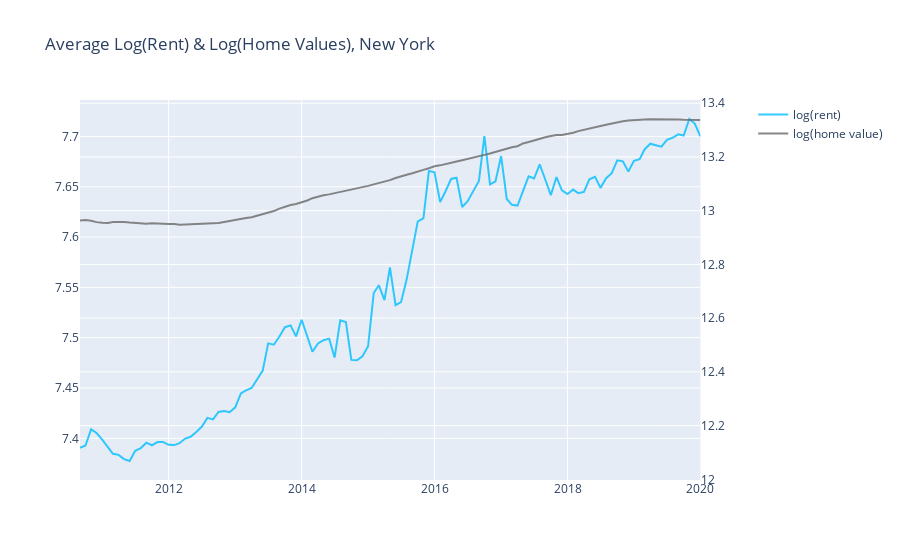
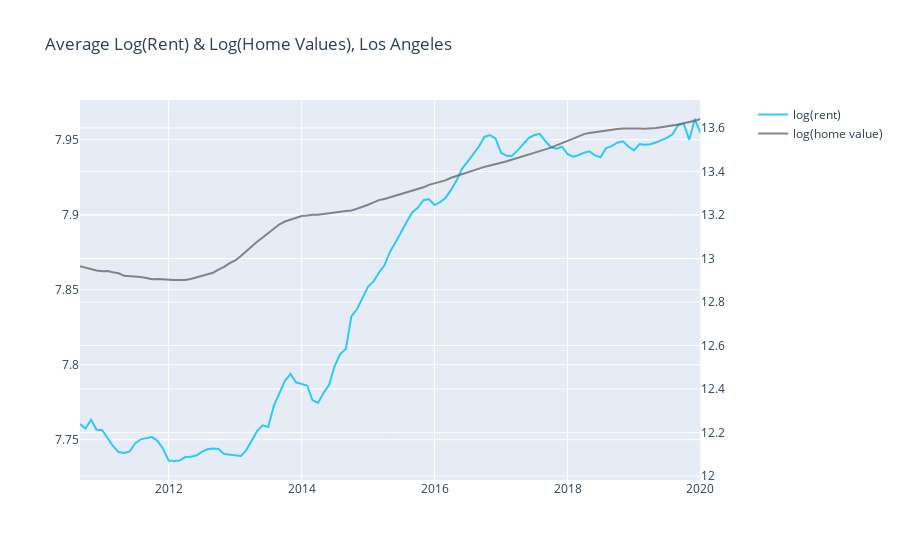
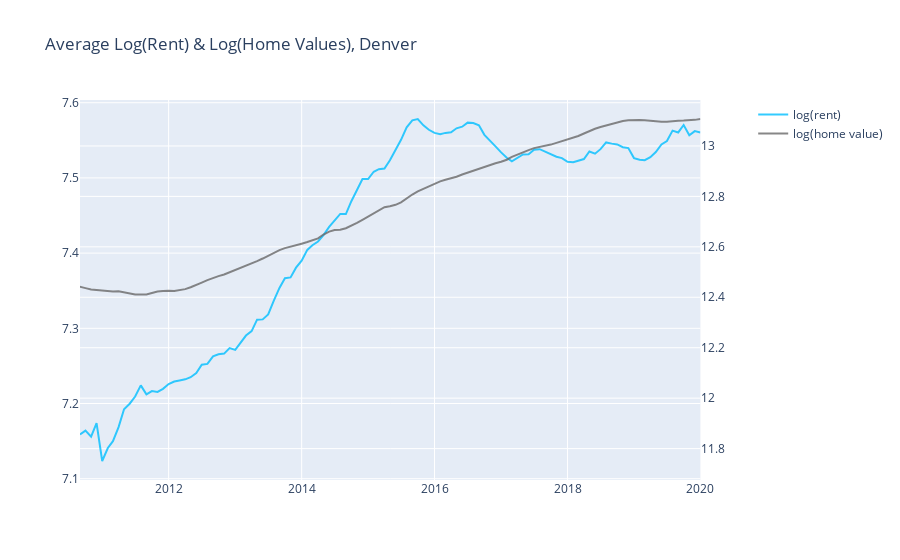
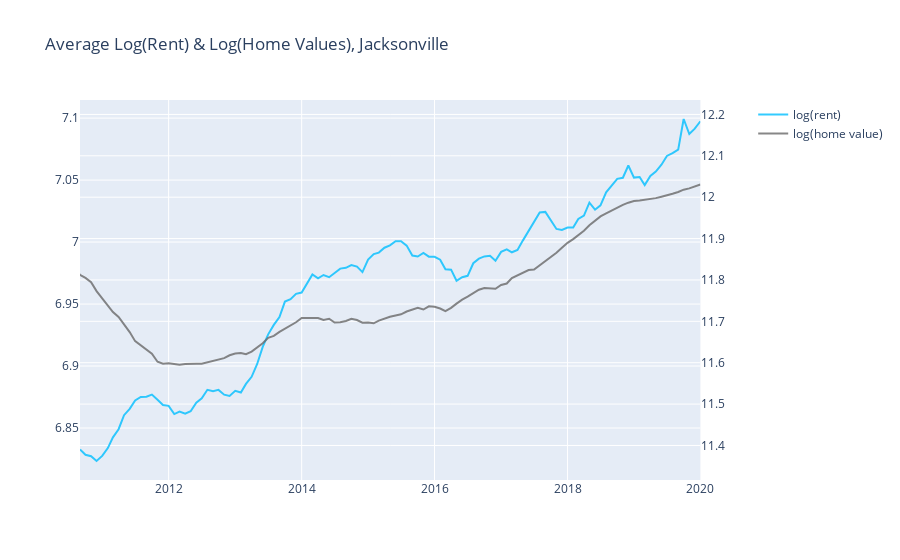

Notebook code for these charts, in order:
### Code cell
# plot log-rents and log-prices of cities of interest

for i in list(set(OUTPERFORM_CITIES) | set(LARGEST_CITIES) | set(OTHER_CITIES)):
    fig = make_subplots(specs=[[{"secondary_y": True}]])
    
    fig.add_trace(go.Scatter(
                x=rent_log['Month'],
                y=rent_log[i],
                name='log(rent)',
                line_color='deepskyblue',
                opacity=0.8), 
                secondary_y=False,)
    
    fig.add_trace(go.Scatter(
                x=homevalue_log['Month'],
                y=homevalue_log[i],
                name='log(home value)',
                line_color='dimgray',
                opacity=0.8),
                secondary_y=True,)
    
    fig.update_layout(title_text='Average Log(Rent) & Log(Home Values), {}'.format(i), 
                     xaxis_range=['2010-09','2020-01'])

    fig.show()
